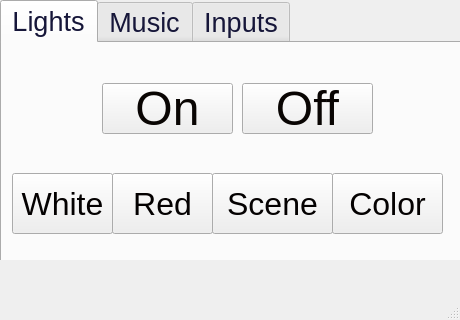
<?xml version="1.0" encoding="UTF-8"?>
<ui version="4.0">
 <class>MainWindow</class>
 <widget class="QMainWindow" name="MainWindow">
  <property name="geometry">
   <rect>
    <x>0</x>
    <y>0</y>
    <width>460</width>
    <height>320</height>
   </rect>
  </property>
  <property name="maximumSize">
   <size>
    <width>460</width>
    <height>320</height>
   </size>
  </property>
  <property name="font">
   <font>
    <pointsize>36</pointsize>
   </font>
  </property>
  <property name="cursor">
   <cursorShape>CrossCursor</cursorShape>
  </property>
  <property name="tabletTracking">
   <bool>false</bool>
  </property>
  <property name="contextMenuPolicy">
   <enum>Qt::DefaultContextMenu</enum>
  </property>
  <property name="windowTitle">
   <string>MainWindow</string>
  </property>
  <property name="styleSheet">
   <string notr="true"/>
  </property>
  <widget class="QWidget" name="centralwidget">
   <widget class="QTabWidget" name="tabWidget">
    <property name="geometry">
     <rect>
      <x>0</x>
      <y>0</y>
      <width>461</width>
      <height>271</height>
     </rect>
    </property>
    <property name="font">
     <font>
      <pointsize>20</pointsize>
     </font>
    </property>
    <property name="cursor">
     <cursorShape>CrossCursor</cursorShape>
    </property>
    <property name="styleSheet">
     <string notr="true">color: rgb(22, 22, 57);</string>
    </property>
    <property name="currentIndex">
     <number>0</number>
    </property>
    <widget class="QWidget" name="Lights">
     <attribute name="title">
      <string>Lights</string>
     </attribute>
     <widget class="QPushButton" name="On">
      <property name="geometry">
       <rect>
        <x>100</x>
        <y>40</y>
        <width>131</width>
        <height>51</height>
       </rect>
      </property>
      <property name="font">
       <font>
        <family>Arial</family>
        <pointsize>36</pointsize>
       </font>
      </property>
      <property name="styleSheet">
       <string notr="true">color: rgb(9, 5, 3);</string>
      </property>
      <property name="text">
       <string>On</string>
      </property>
     </widget>
     <widget class="QPushButton" name="Scene">
      <property name="geometry">
       <rect>
        <x>210</x>
        <y>130</y>
        <width>121</width>
        <height>61</height>
       </rect>
      </property>
      <property name="font">
       <font>
        <family>Arial</family>
        <pointsize>24</pointsize>
       </font>
      </property>
      <property name="styleSheet">
       <string notr="true">color: rgb(4, 1, 1);</string>
      </property>
      <property name="text">
       <string>Scene</string>
      </property>
      <property name="iconSize">
       <size>
        <width>32</width>
        <height>32</height>
       </size>
      </property>
     </widget>
     <widget class="QPushButton" name="Off">
      <property name="geometry">
       <rect>
        <x>240</x>
        <y>40</y>
        <width>131</width>
        <height>51</height>
       </rect>
      </property>
      <property name="font">
       <font>
        <family>Arial</family>
        <pointsize>36</pointsize>
       </font>
      </property>
      <property name="styleSheet">
       <string notr="true">color: rgb(9, 5, 3);</string>
      </property>
      <property name="text">
       <string>Off</string>
      </property>
     </widget>
     <widget class="QPushButton" name="Red">
      <property name="geometry">
       <rect>
        <x>110</x>
        <y>130</y>
        <width>101</width>
        <height>61</height>
       </rect>
      </property>
      <property name="font">
       <font>
        <family>Arial</family>
        <pointsize>24</pointsize>
       </font>
      </property>
      <property name="styleSheet">
       <string notr="true">color: rgb(4, 1, 1);</string>
      </property>
      <property name="text">
       <string>Red</string>
      </property>
      <property name="iconSize">
       <size>
        <width>32</width>
        <height>32</height>
       </size>
      </property>
     </widget>
     <widget class="QPushButton" name="Colour">
      <property name="geometry">
       <rect>
        <x>330</x>
        <y>130</y>
        <width>111</width>
        <height>61</height>
       </rect>
      </property>
      <property name="font">
       <font>
        <family>Arial</family>
        <pointsize>24</pointsize>
       </font>
      </property>
      <property name="styleSheet">
       <string notr="true">color: rgb(4, 1, 1);</string>
      </property>
      <property name="text">
       <string>Color</string>
      </property>
      <property name="iconSize">
       <size>
        <width>32</width>
        <height>32</height>
       </size>
      </property>
     </widget>
     <widget class="QPushButton" name="White">
      <property name="geometry">
       <rect>
        <x>10</x>
        <y>130</y>
        <width>101</width>
        <height>61</height>
       </rect>
      </property>
      <property name="font">
       <font>
        <family>Arial</family>
        <pointsize>24</pointsize>
       </font>
      </property>
      <property name="styleSheet">
       <string notr="true">color: rgb(4, 1, 1);</string>
      </property>
      <property name="text">
       <string>White</string>
      </property>
      <property name="iconSize">
       <size>
        <width>32</width>
        <height>32</height>
       </size>
      </property>
     </widget>
    </widget>
    <widget class="QWidget" name="MusicTab">
     <attribute name="title">
      <string>Music</string>
     </attribute>
     <widget class="QToolBox" name="toolBox_2">
      <property name="geometry">
       <rect>
        <x>20</x>
        <y>10</y>
        <width>411</width>
        <height>211</height>
       </rect>
      </property>
      <property name="font">
       <font>
        <pointsize>18</pointsize>
       </font>
      </property>
      <property name="currentIndex">
       <number>0</number>
      </property>
      <widget class="QWidget" name="Controls">
       <property name="geometry">
        <rect>
         <x>0</x>
         <y>0</y>
         <width>411</width>
         <height>131</height>
        </rect>
       </property>
       <attribute name="label">
        <string>Controls</string>
       </attribute>
       <widget class="QPushButton" name="btnOnplay">
        <property name="geometry">
         <rect>
          <x>120</x>
          <y>0</y>
          <width>162</width>
          <height>57</height>
         </rect>
        </property>
        <property name="font">
         <font>
          <family>Arial</family>
          <pointsize>36</pointsize>
         </font>
        </property>
        <property name="styleSheet">
         <string notr="true">background-color: rgb(0, 0, 0);</string>
        </property>
        <property name="text">
         <string>PLAY</string>
        </property>
       </widget>
       <widget class="QPushButton" name="btnOffpause">
        <property name="geometry">
         <rect>
          <x>120</x>
          <y>60</y>
          <width>162</width>
          <height>57</height>
         </rect>
        </property>
        <property name="font">
         <font>
          <family>Arial</family>
          <pointsize>36</pointsize>
         </font>
        </property>
        <property name="styleSheet">
         <string notr="true">background-color: rgb(0, 0, 0);</string>
        </property>
        <property name="text">
         <string>PAUSE</string>
        </property>
       </widget>
       <widget class="QPushButton" name="prevsong">
        <property name="geometry">
         <rect>
          <x>0</x>
          <y>30</y>
          <width>111</width>
          <height>61</height>
         </rect>
        </property>
        <property name="font">
         <font>
          <pointsize>18</pointsize>
         </font>
        </property>
        <property name="styleSheet">
         <string notr="true">background-color: rgba(43, 43, 43, 194);
color: rgb(0, 0, 0);
border-color: rgb(0, 0, 0);</string>
        </property>
        <property name="text">
         <string>Prev. Song</string>
        </property>
       </widget>
       <widget class="QPushButton" name="nextsong">
        <property name="geometry">
         <rect>
          <x>290</x>
          <y>30</y>
          <width>111</width>
          <height>61</height>
         </rect>
        </property>
        <property name="font">
         <font>
          <pointsize>18</pointsize>
         </font>
        </property>
        <property name="styleSheet">
         <string notr="true">background-color: rgba(43, 43, 43, 194);
color: rgb(0, 0, 0);
border-color: rgb(0, 0, 0);</string>
        </property>
        <property name="text">
         <string>Next Song</string>
        </property>
       </widget>
       <widget class="QLabel" name="label">
        <property name="geometry">
         <rect>
          <x>120</x>
          <y>60</y>
          <width>81</width>
          <height>81</height>
         </rect>
        </property>
        <property name="styleSheet">
         <string notr="true">color: rgb(55, 125, 46);</string>
        </property>
        <property name="text">
         <string/>
        </property>
        <property name="pixmap">
         <pixmap>../../../Downloads/file-spotify-logo-png-4_2_150x150_1_50.png</pixmap>
        </property>
       </widget>
      </widget>
      <widget class="QWidget" name="Volume">
       <property name="geometry">
        <rect>
         <x>0</x>
         <y>0</y>
         <width>411</width>
         <height>131</height>
        </rect>
       </property>
       <attribute name="label">
        <string>Volume</string>
       </attribute>
       <widget class="QPushButton" name="Mute">
        <property name="geometry">
         <rect>
          <x>200</x>
          <y>30</y>
          <width>171</width>
          <height>61</height>
         </rect>
        </property>
        <property name="styleSheet">
         <string notr="true">background-color: rgba(43, 43, 43, 194);
color: rgb(0, 0, 0);
border-color: rgb(0, 0, 0);</string>
        </property>
        <property name="text">
         <string>Mute</string>
        </property>
       </widget>
       <widget class="QPushButton" name="VolDown">
        <property name="geometry">
         <rect>
          <x>40</x>
          <y>60</y>
          <width>131</width>
          <height>71</height>
         </rect>
        </property>
        <property name="styleSheet">
         <string notr="true">background-color: rgba(43, 43, 43, 194);
color: rgb(0, 0, 0);
border-color: rgb(0, 0, 0);</string>
        </property>
        <property name="text">
         <string>Vol. Down</string>
        </property>
       </widget>
       <widget class="QPushButton" name="VolUp">
        <property name="geometry">
         <rect>
          <x>40</x>
          <y>0</y>
          <width>131</width>
          <height>71</height>
         </rect>
        </property>
        <property name="styleSheet">
         <string notr="true">background-color: rgba(43, 43, 43, 194);
color: rgb(0, 0, 0);
border-color: rgb(0, 0, 0);</string>
        </property>
        <property name="text">
         <string>Vol. Up</string>
        </property>
       </widget>
      </widget>
     </widget>
    </widget>
    <widget class="QWidget" name="inputs">
     <attribute name="title">
      <string>Inputs</string>
     </attribute>
     <widget class="QToolBox" name="toolBox">
      <property name="geometry">
       <rect>
        <x>20</x>
        <y>10</y>
        <width>421</width>
        <height>211</height>
       </rect>
      </property>
      <property name="font">
       <font>
        <pointsize>18</pointsize>
       </font>
      </property>
      <property name="currentIndex">
       <number>0</number>
      </property>
      <widget class="QWidget" name="video">
       <property name="geometry">
        <rect>
         <x>0</x>
         <y>0</y>
         <width>421</width>
         <height>131</height>
        </rect>
       </property>
       <attribute name="label">
        <string>Video</string>
       </attribute>
       <widget class="QPushButton" name="DP">
        <property name="geometry">
         <rect>
          <x>30</x>
          <y>0</y>
          <width>161</width>
          <height>61</height>
         </rect>
        </property>
        <property name="font">
         <font>
          <family>Arial</family>
          <pointsize>48</pointsize>
         </font>
        </property>
        <property name="styleSheet">
         <string notr="true">color: rgb(4, 1, 1);</string>
        </property>
        <property name="text">
         <string>DP</string>
        </property>
        <property name="iconSize">
         <size>
          <width>32</width>
          <height>32</height>
         </size>
        </property>
       </widget>
       <widget class="QPushButton" name="HDMI">
        <property name="geometry">
         <rect>
          <x>200</x>
          <y>0</y>
          <width>161</width>
          <height>61</height>
         </rect>
        </property>
        <property name="font">
         <font>
          <family>Arial</family>
          <pointsize>48</pointsize>
         </font>
        </property>
        <property name="styleSheet">
         <string notr="true">color: rgb(9, 5, 3);</string>
        </property>
        <property name="text">
         <string>HDMI</string>
        </property>
       </widget>
      </widget>
      <widget class="QWidget" name="page_10">
       <property name="geometry">
        <rect>
         <x>0</x>
         <y>0</y>
         <width>421</width>
         <height>131</height>
        </rect>
       </property>
       <attribute name="label">
        <string>Audio</string>
       </attribute>
       <widget class="QPushButton" name="AirPods">
        <property name="geometry">
         <rect>
          <x>0</x>
          <y>0</y>
          <width>241</width>
          <height>57</height>
         </rect>
        </property>
        <property name="font">
         <font>
          <family>Arial</family>
          <pointsize>36</pointsize>
         </font>
        </property>
        <property name="styleSheet">
         <string notr="true">color: rgb(4, 1, 1);</string>
        </property>
        <property name="text">
         <string>AirPods</string>
        </property>
        <property name="iconSize">
         <size>
          <width>32</width>
          <height>32</height>
         </size>
        </property>
       </widget>
       <widget class="QPushButton" name="FOSI">
        <property name="geometry">
         <rect>
          <x>0</x>
          <y>60</y>
          <width>241</width>
          <height>57</height>
         </rect>
        </property>
        <property name="font">
         <font>
          <family>Arial</family>
          <pointsize>36</pointsize>
         </font>
        </property>
        <property name="styleSheet">
         <string notr="true">color: rgb(4, 1, 1);</string>
        </property>
        <property name="text">
         <string>FOSI</string>
        </property>
        <property name="iconSize">
         <size>
          <width>32</width>
          <height>32</height>
         </size>
        </property>
       </widget>
       <widget class="QPushButton" name="btoff">
        <property name="geometry">
         <rect>
          <x>240</x>
          <y>0</y>
          <width>141</width>
          <height>57</height>
         </rect>
        </property>
        <property name="font">
         <font>
          <family>Arial</family>
          <pointsize>36</pointsize>
         </font>
        </property>
        <property name="styleSheet">
         <string notr="true">color: rgb(9, 5, 3);</string>
        </property>
        <property name="text">
         <string>BT Off</string>
        </property>
       </widget>
      </widget>
     </widget>
    </widget>
   </widget>
  </widget>
  <widget class="QStatusBar" name="statusbar"/>
  <action name="action2_0">
   <property name="text">
    <string>2.0</string>
   </property>
  </action>
 </widget>
 <resources/>
 <connections/>
</ui>
